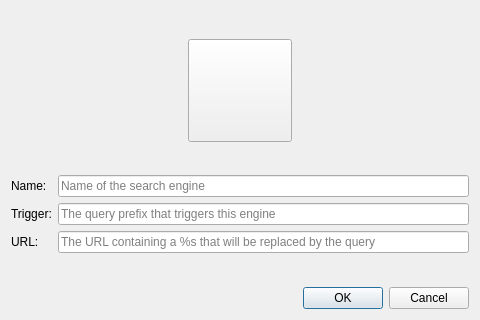
<?xml version="1.0" encoding="UTF-8"?>
<ui version="4.0">
 <class>SearchEngineEditor</class>
 <widget class="QDialog" name="SearchEngineEditor">
  <property name="geometry">
   <rect>
    <x>0</x>
    <y>0</y>
    <width>480</width>
    <height>320</height>
   </rect>
  </property>
  <property name="windowTitle">
   <string>Edit search engine</string>
  </property>
  <layout class="QVBoxLayout" name="verticalLayout">
   <item>
    <spacer name="verticalSpacer_2">
     <property name="orientation">
      <enum>Qt::Vertical</enum>
     </property>
     <property name="sizeHint" stdset="0">
      <size>
       <width>0</width>
       <height>0</height>
      </size>
     </property>
    </spacer>
   </item>
   <item>
    <layout class="QHBoxLayout" name="horizontalLayout">
     <item>
      <spacer name="horizontalSpacer">
       <property name="orientation">
        <enum>Qt::Horizontal</enum>
       </property>
       <property name="sizeHint" stdset="0">
        <size>
         <width>40</width>
         <height>20</height>
        </size>
       </property>
      </spacer>
     </item>
     <item>
      <widget class="QToolButton" name="toolButton_icon">
       <property name="toolTip">
        <string>Click to set an icon for the search engine.</string>
       </property>
       <property name="iconSize">
        <size>
         <width>96</width>
         <height>96</height>
        </size>
       </property>
      </widget>
     </item>
     <item>
      <spacer name="horizontalSpacer_2">
       <property name="orientation">
        <enum>Qt::Horizontal</enum>
       </property>
       <property name="sizeHint" stdset="0">
        <size>
         <width>40</width>
         <height>20</height>
        </size>
       </property>
      </spacer>
     </item>
    </layout>
   </item>
   <item>
    <spacer name="verticalSpacer">
     <property name="orientation">
      <enum>Qt::Vertical</enum>
     </property>
     <property name="sizeHint" stdset="0">
      <size>
       <width>0</width>
       <height>0</height>
      </size>
     </property>
    </spacer>
   </item>
   <item>
    <layout class="QFormLayout" name="formLayout">
     <property name="fieldGrowthPolicy">
      <enum>QFormLayout::ExpandingFieldsGrow</enum>
     </property>
     <item row="0" column="0">
      <widget class="QLabel" name="nameLabel">
       <property name="text">
        <string>Name:</string>
       </property>
      </widget>
     </item>
     <item row="0" column="1">
      <widget class="QLineEdit" name="lineEdit_name">
       <property name="toolTip">
        <string>Name of the search engine.</string>
       </property>
       <property name="placeholderText">
        <string>Name of the search engine</string>
       </property>
      </widget>
     </item>
     <item row="1" column="0">
      <widget class="QLabel" name="triggerLabel">
       <property name="text">
        <string>Trigger:</string>
       </property>
      </widget>
     </item>
     <item row="1" column="1">
      <widget class="QLineEdit" name="lineEdit_trigger">
       <property name="toolTip">
        <string>The query prefix that triggers this engine. Note that it may make sense to append a space to the trigger prefix.</string>
       </property>
       <property name="placeholderText">
        <string>The query prefix that triggers this engine</string>
       </property>
      </widget>
     </item>
     <item row="2" column="0">
      <widget class="QLabel" name="label_url">
       <property name="text">
        <string>URL:</string>
       </property>
      </widget>
     </item>
     <item row="2" column="1">
      <widget class="QLineEdit" name="lineEdit_url">
       <property name="toolTip">
        <string>The URL containing a %s that will be replaced by the query.</string>
       </property>
       <property name="placeholderText">
        <string>The URL containing a %s that will be replaced by the query</string>
       </property>
      </widget>
     </item>
    </layout>
   </item>
   <item>
    <spacer name="verticalSpacer_3">
     <property name="orientation">
      <enum>Qt::Vertical</enum>
     </property>
     <property name="sizeHint" stdset="0">
      <size>
       <width>0</width>
       <height>0</height>
      </size>
     </property>
    </spacer>
   </item>
   <item>
    <widget class="QDialogButtonBox" name="buttonBox">
     <property name="orientation">
      <enum>Qt::Horizontal</enum>
     </property>
     <property name="standardButtons">
      <set>QDialogButtonBox::Cancel|QDialogButtonBox::Ok</set>
     </property>
    </widget>
   </item>
  </layout>
 </widget>
 <tabstops>
  <tabstop>lineEdit_name</tabstop>
  <tabstop>lineEdit_trigger</tabstop>
  <tabstop>lineEdit_url</tabstop>
  <tabstop>toolButton_icon</tabstop>
 </tabstops>
 <resources/>
 <connections>
  <connection>
   <sender>buttonBox</sender>
   <signal>accepted()</signal>
   <receiver>SearchEngineEditor</receiver>
   <slot>accept()</slot>
   <hints>
    <hint type="sourcelabel">
     <x>275</x>
     <y>310</y>
    </hint>
    <hint type="destinationlabel">
     <x>157</x>
     <y>274</y>
    </hint>
   </hints>
  </connection>
  <connection>
   <sender>buttonBox</sender>
   <signal>rejected()</signal>
   <receiver>SearchEngineEditor</receiver>
   <slot>reject()</slot>
   <hints>
    <hint type="sourcelabel">
     <x>343</x>
     <y>310</y>
    </hint>
    <hint type="destinationlabel">
     <x>286</x>
     <y>274</y>
    </hint>
   </hints>
  </connection>
 </connections>
</ui>
